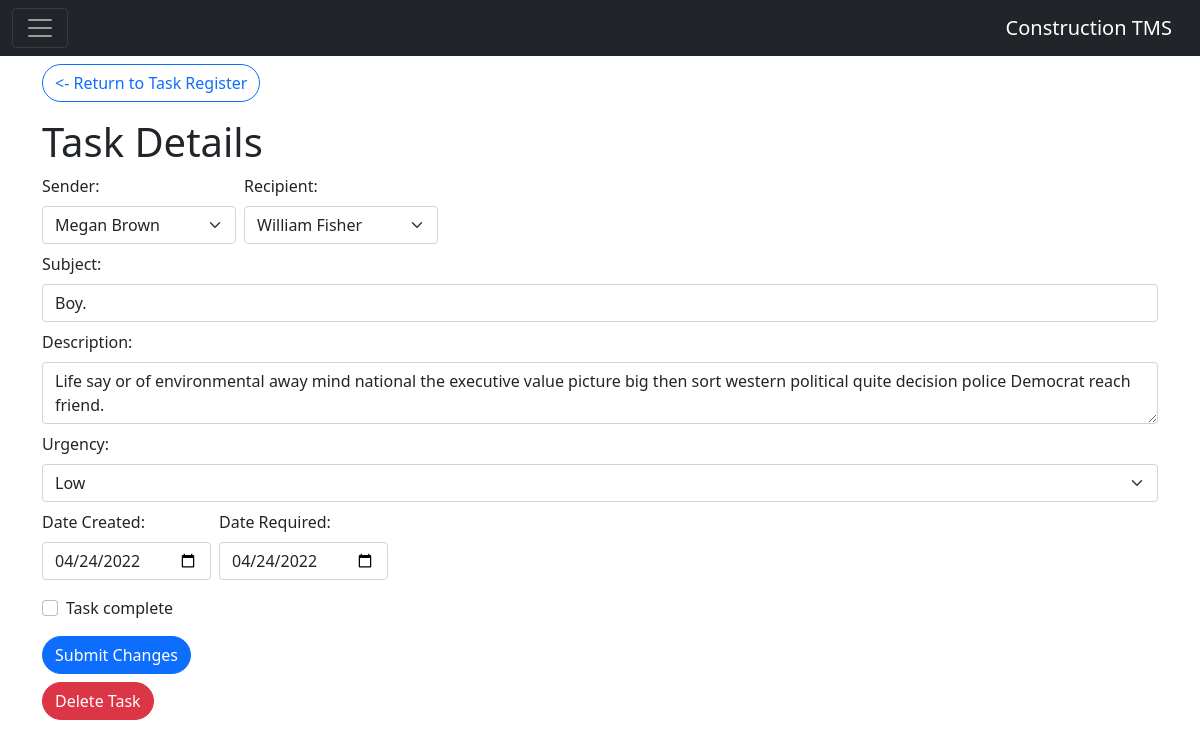
The page /task_details/1 on the database its author committed.
### registers/models.py (models this page shows, shortened)
class User(db.Model):
    __tablename__ = "user"
    id = db.Column(db.Integer, primary_key=True, autoincrement=True)
    username = db.Column(db.String(64))
    password = db.Column(db.String(64))
    name = db.Column(db.String(64))
    company = db.Column(db.String(100))
    assigned_tasks = db.relationship("Task", primaryjoin=lambda: or_(
        User.id == foreign(Task.sender_id),
        User.id == foreign(Task.recipient_id)
    ), viewonly=True)

class Task(db.Model):
    __tablename__ = "task"
    id = db.Column(db.Integer, primary_key=True, autoincrement=True)
    sender_id = db.Column(db.Integer, ForeignKey('user.id'))
    recipient_id = db.Column(db.Integer, ForeignKey('user.id'))
    subject = db.Column(db.String(64))
    description = db.Column(db.Text())
    urgency = db.Column(db.String(20))
    date_created = db.Column(db.DateTime)
    date_required = db.Column(db.DateTime)
    date_completed = db.Column(db.DateTime)
    sender_user = db.relationship("User", foreign_keys=sender_id)
    recipient_user = db.relationship("User", foreign_keys=recipient_id)

### forms/views.py (the view)
@forms.route('/task_details/<string:task_id>', methods=['POST', 'GET'])
def task_details(task_id):
    user_query = db.session.query(User.id, User.name).order_by(User.name)
    recipient_user = aliased(User)
    sender_user = aliased(User)
    query = db.session.query(Task.id, Task.subject, Task.description, Task.urgency,
                            (recipient_user.name).label("recipient"),
                            (sender_user.name).label("sender"),
                            Task.date_created, Task.date_required, Task.date_completed) \
                            .join(recipient_user, recipient_user.id == Task.recipient_id) \
                            .join(sender_user, sender_user.id == Task.sender_id)\
                            .filter(Task.id == task_id)
    dates = {
        'date_created' : datetime.strftime(query.first().date_created, '%Y-%m-%d'),
        'date_required': datetime.strftime(query.first().date_required, '%Y-%m-%d')
    }
    return render_template('task_details.html', users=user_query, details=query.first(), dates=dates)

### forms/templates/task_details.html (shortened to what this page needs)
{% extends "base.html" %}
{% set active_page = "Task Details" %}
{% block content %}
<a href="{{ url_for('registers.task_register') }}" class="rounded-pill btn btn-outline-primary mb-3" role="button"><- Return to Task Register</a>
<h1>Task Details</h1>
<div>
    <form method="post" action="{{ url_for('forms.update_task') }}">
        <div>
            <div class="d-flex mb-2">
                <div class="me-2">
                    <label class="form-label">Sender: </label>
                    <select class="form-select" name="sender" aria-label="Select Sender">
                        <option selected>{{ details.sender }}</option>
                    </select>
                </div>
                <div>
                    <label class="form-label">Recipient: </label>
                    <select class="form-select" name="recipient" aria-label="Select Sender">
                        <option selected>{{ details.recipient }}</option>
                    </select>
                </div>
            </div>
            <div class="mb-2">
                <label class="form-label">Subject: </label>
                <input type="text" value="{{ details.subject }}" class="form-control" name="subject" id="subject" aria-describedby="subject">
            </div>
            <div class="mb-2">
                <label class="form-label">Description: </label>
                <textarea class="form-control" name="description" id="description" aria-describedby="description">{{ details.description }}</textarea>
            </div>
            <div class="mb-2">
                <label class="form-label">Urgency: </label>
                <select class="form-select" name="urgency" aria-label="Select Urgency">
                    <option selected>{{ details.urgency }}</option>
                </select>
            </div>
            <div class="d-flex mb-3">
                <div class="me-2">
                    <label class="form-label me-1">Date Created: </label>
                    <input type="date" value="{{ dates.date_created }}" class="form-control" name="date_created" id="date_created" aria-describedby="date_created">
                </div>
                <div>
                    <label class="form-label me-1">Date Required: </label>
                    <input type="date" value="{{ dates.date_required }}" class="form-control" name="date_required" id="date_required" aria-describedby="date_required">
                </div>
            </div>
            <div class="form-check mb-3">
                <input class="form-check-input" name="task_completed" type="checkbox" value="checked" id="flexCheckDefault" {%if details.date_completed is not none %} checked {% endif %}>
                <label class="form-check-label" for="flexCheckDefault">
                    Task complete
                </label>
            </div>
            <div class="d-flex">
                <div>
                    <input class="rounded-pill btn btn-primary" type="submit" value="Submit Changes">
                </div>
            </div>
        </div>
    </form>
    <form action="{{ url_for('forms.delete_task') }}" method="post" class="mt-2">
        <div>
            <input class="rounded-pill btn btn-danger" type="submit" value="Delete Task">
        </div>
    </form>
</div>
{% endblock %}

### rows shown on the page
User: sender "Megan Brown"
User: recipient "William Fisher"
Task: subject "Boy.", description "Life say or of environmental away mind national the executive value picture big then sort western political quite decision police Democrat reach friend.", urgency "Low"
